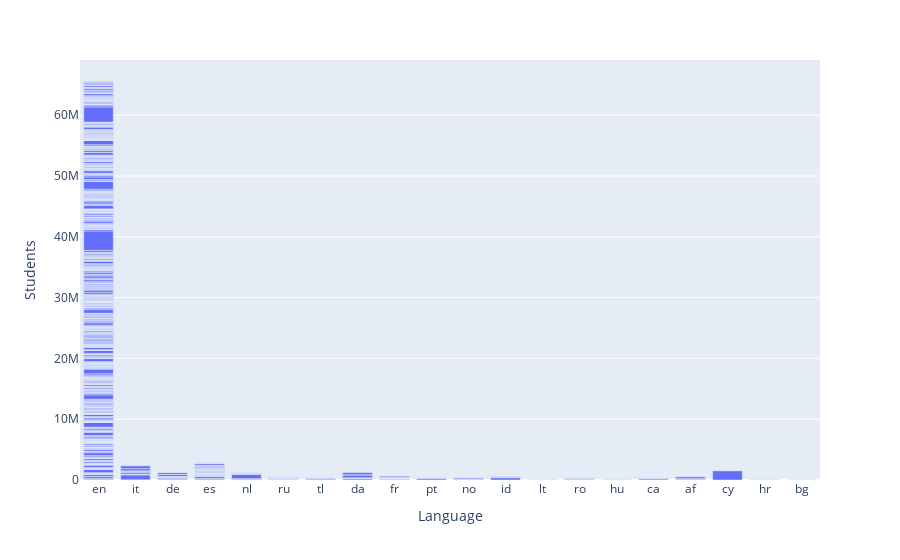

The cell this chart's notebook holds for it:
### Markdown cell above
According to above pie chart almost 50% students enrolled in beginner level, and then 31% mixed level.

### Code cell
# Bar graph course language v/s students
fig = px.bar(coursera_df, x='Language', y='Students')
fig.show()

### Figure 1 — Plotly figure (JSON) as saved in the notebook; plotly's stock layout.template omitted (floating-point values rounded to 4 significant figures; data arrays with more than 128 entries replaced by an {"elided": "..."} marker saying what was removed)
{"data": [{"alignmentgroup": "True", "hovertemplate": "Language=%{x}<br>Students=%{y}<extra></extra>", "legendgroup": "", "marker": {"color": "#636efa"}, "name": "", "offsetgroup": "", "orientation": "v", "showlegend": false, "textposition": "auto", "type": "bar", "x": {"elided": "891 str values"}, "xaxis": "x", "y": {"elided": "891 int values"}, "yaxis": "y"}], "layout": {"barmode": "relative", "legend": {"tracegroupgap": 0}, "margin": {"t": 60}, "xaxis": {"anchor": "y", "domain": [0, 1], "title": {"text": "Language"}}, "yaxis": {"anchor": "x", "domain": [0, 1], "title": {"text": "Students"}}}}
